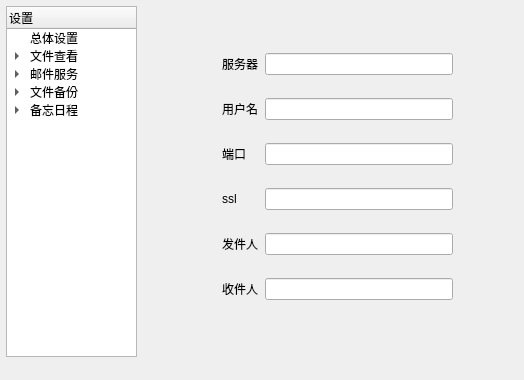
<?xml version="1.0" encoding="UTF-8"?>
<ui version="4.0">
 <class>Setting</class>
 <widget class="QWidget" name="Setting">
  <property name="geometry">
   <rect>
    <x>0</x>
    <y>0</y>
    <width>524</width>
    <height>380</height>
   </rect>
  </property>
  <property name="windowTitle">
   <string>Form</string>
  </property>
  <widget class="QTreeWidget" name="treeWidget">
   <property name="geometry">
    <rect>
     <x>6</x>
     <y>6</y>
     <width>131</width>
     <height>351</height>
    </rect>
   </property>
   <column>
    <property name="text">
     <string>设置</string>
    </property>
   </column>
   <item>
    <property name="text">
     <string>总体设置</string>
    </property>
   </item>
   <item>
    <property name="text">
     <string>文件查看</string>
    </property>
    <item>
     <property name="text">
      <string>字体大小</string>
     </property>
    </item>
   </item>
   <item>
    <property name="text">
     <string>邮件服务</string>
    </property>
    <item>
     <property name="text">
      <string>收发人</string>
     </property>
    </item>
    <item>
     <property name="text">
      <string>设置</string>
     </property>
    </item>
   </item>
   <item>
    <property name="text">
     <string>文件备份</string>
    </property>
    <item>
     <property name="text">
      <string>备份路径</string>
     </property>
    </item>
   </item>
   <item>
    <property name="text">
     <string>备忘日程</string>
    </property>
    <item>
     <property name="text">
      <string>到期提醒方式</string>
     </property>
    </item>
    <item>
     <property name="text">
      <string>提前多久提醒</string>
     </property>
    </item>
   </item>
  </widget>
  <widget class="QStackedWidget" name="stackedWidget">
   <property name="geometry">
    <rect>
     <x>182</x>
     <y>6</y>
     <width>321</width>
     <height>341</height>
    </rect>
   </property>
   <property name="currentIndex">
    <number>2</number>
   </property>
   <widget class="QWidget" name="all_setting">
    <widget class="QCheckBox" name="enableTrayCheckBox">
     <property name="geometry">
      <rect>
       <x>90</x>
       <y>30</y>
       <width>91</width>
       <height>31</height>
      </rect>
     </property>
     <property name="text">
      <string>是否启用</string>
     </property>
    </widget>
    <widget class="QLabel" name="label_3">
     <property name="geometry">
      <rect>
       <x>20</x>
       <y>20</y>
       <width>71</width>
       <height>41</height>
      </rect>
     </property>
     <property name="text">
      <string>托盘</string>
     </property>
    </widget>
   </widget>
   <widget class="QWidget" name="file_see">
    <widget class="QWidget" name="horizontalLayoutWidget">
     <property name="geometry">
      <rect>
       <x>50</x>
       <y>70</y>
       <width>141</width>
       <height>41</height>
      </rect>
     </property>
     <layout class="QHBoxLayout" name="horizontalLayout" stretch="1,1">
      <item>
       <widget class="QLabel" name="label">
        <property name="text">
         <string>字体大小</string>
        </property>
        <property name="alignment">
         <set>Qt::AlignmentFlag::AlignCenter</set>
        </property>
       </widget>
      </item>
      <item>
       <widget class="QSpinBox" name="spinBox"/>
      </item>
     </layout>
    </widget>
   </widget>
   <widget class="QWidget" name="email_service">
    <widget class="QWidget" name="gridLayoutWidget">
     <property name="geometry">
      <rect>
       <x>40</x>
       <y>30</y>
       <width>231</width>
       <height>281</height>
      </rect>
     </property>
     <layout class="QGridLayout" name="gridLayout">
      <item row="2" column="1">
       <widget class="QLineEdit" name="lineEdit_3"/>
      </item>
      <item row="3" column="0">
       <widget class="QLabel" name="label_9">
        <property name="text">
         <string>ssl</string>
        </property>
       </widget>
      </item>
      <item row="1" column="0">
       <widget class="QLabel" name="label_7">
        <property name="text">
         <string>用户名</string>
        </property>
       </widget>
      </item>
      <item row="3" column="1">
       <widget class="QLineEdit" name="lineEdit_4"/>
      </item>
      <item row="2" column="0">
       <widget class="QLabel" name="label_8">
        <property name="text">
         <string>端口</string>
        </property>
       </widget>
      </item>
      <item row="4" column="1">
       <widget class="QLineEdit" name="lineEdit_5"/>
      </item>
      <item row="0" column="0">
       <widget class="QLabel" name="label_6">
        <property name="text">
         <string>服务器</string>
        </property>
       </widget>
      </item>
      <item row="0" column="1">
       <widget class="QLineEdit" name="lineEdit"/>
      </item>
      <item row="1" column="1">
       <widget class="QLineEdit" name="lineEdit_2"/>
      </item>
      <item row="4" column="0">
       <widget class="QLabel" name="label_10">
        <property name="text">
         <string>发件人</string>
        </property>
       </widget>
      </item>
      <item row="5" column="1">
       <widget class="QLineEdit" name="lineEdit_6"/>
      </item>
      <item row="5" column="0">
       <widget class="QLabel" name="label_11">
        <property name="text">
         <string>收件人</string>
        </property>
       </widget>
      </item>
     </layout>
    </widget>
   </widget>
   <widget class="QWidget" name="file_backup">
    <widget class="QWidget" name="horizontalLayoutWidget_2">
     <property name="geometry">
      <rect>
       <x>10</x>
       <y>20</y>
       <width>321</width>
       <height>61</height>
      </rect>
     </property>
     <layout class="QHBoxLayout" name="horizontalLayout_2" stretch="1,5,0">
      <item>
       <widget class="QLabel" name="label_2">
        <property name="text">
         <string>程序
备份
目录</string>
        </property>
        <property name="alignment">
         <set>Qt::AlignmentFlag::AlignCenter</set>
        </property>
       </widget>
      </item>
      <item>
       <widget class="QLineEdit" name="lineEditBackupDir"/>
      </item>
      <item>
       <widget class="QPushButton" name="pushButton">
        <property name="text">
         <string>选取
路径</string>
        </property>
       </widget>
      </item>
     </layout>
    </widget>
   </widget>
   <widget class="QWidget" name="online_doc">
    <widget class="QLabel" name="label_4">
     <property name="geometry">
      <rect>
       <x>10</x>
       <y>10</y>
       <width>101</width>
       <height>61</height>
      </rect>
     </property>
     <property name="text">
      <string>提醒方式</string>
     </property>
    </widget>
    <widget class="QComboBox" name="comboBoxReminder">
     <property name="geometry">
      <rect>
       <x>110</x>
       <y>30</y>
       <width>121</width>
       <height>22</height>
      </rect>
     </property>
     <item>
      <property name="text">
       <string>不提醒</string>
      </property>
     </item>
     <item>
      <property name="text">
       <string>弹窗提醒</string>
      </property>
     </item>
     <item>
      <property name="text">
       <string>邮件提醒</string>
      </property>
     </item>
    </widget>
    <widget class="QTimeEdit" name="timeEditReminder">
     <property name="geometry">
      <rect>
       <x>110</x>
       <y>80</y>
       <width>118</width>
       <height>22</height>
      </rect>
     </property>
    </widget>
    <widget class="QLabel" name="label_5">
     <property name="geometry">
      <rect>
       <x>10</x>
       <y>60</y>
       <width>101</width>
       <height>61</height>
      </rect>
     </property>
     <property name="text">
      <string>提前多久提醒</string>
     </property>
    </widget>
   </widget>
  </widget>
 </widget>
 <resources/>
 <connections/>
</ui>
